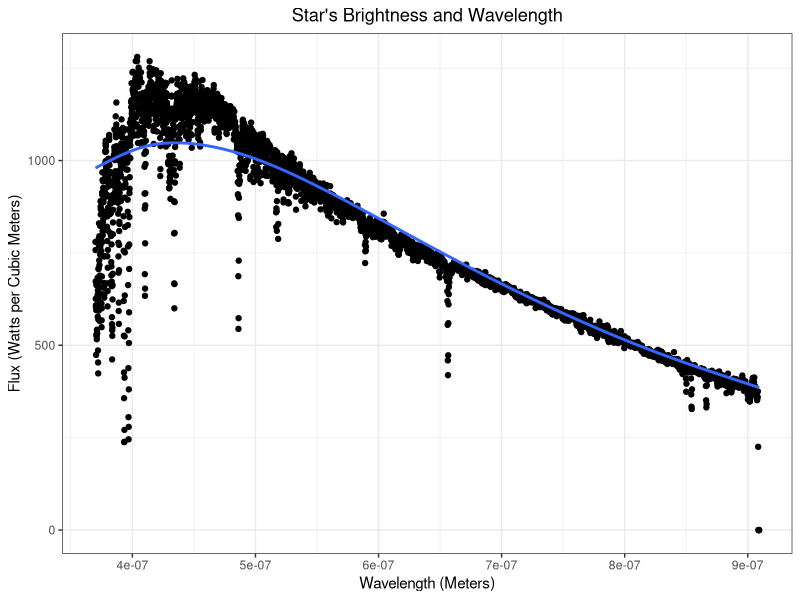
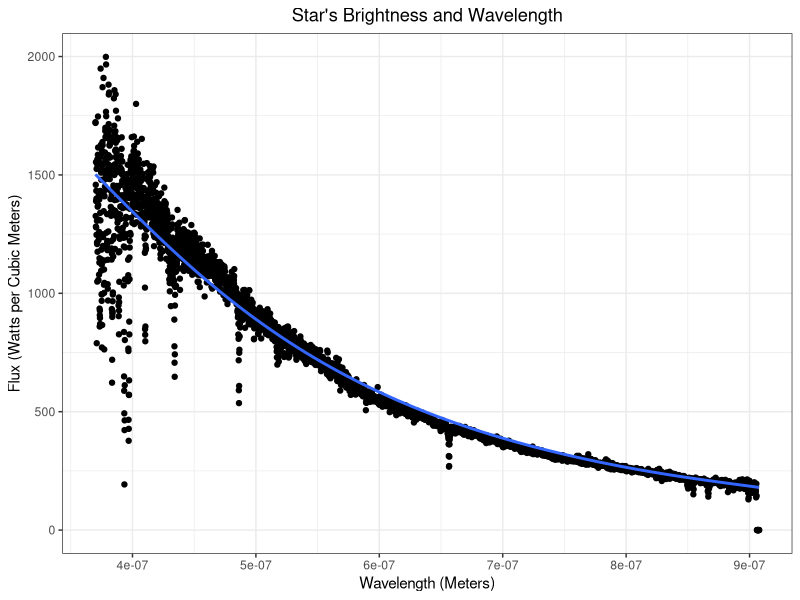
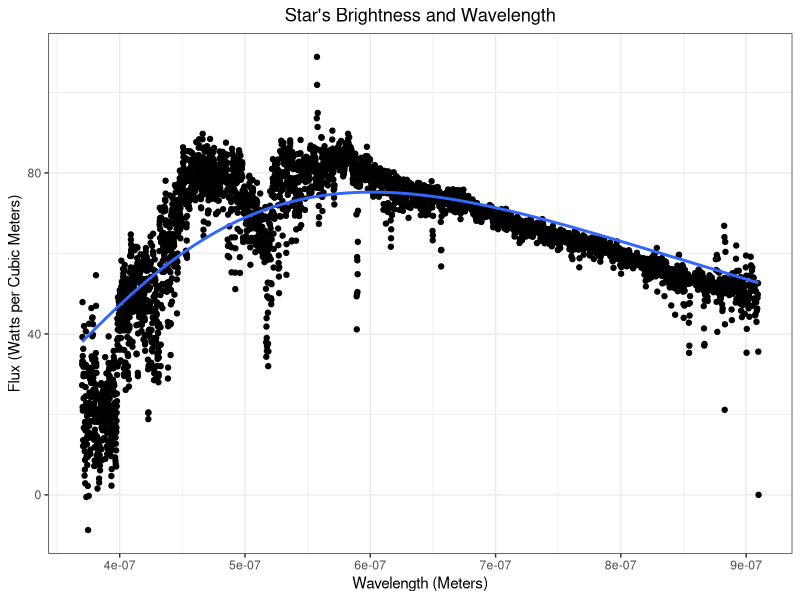
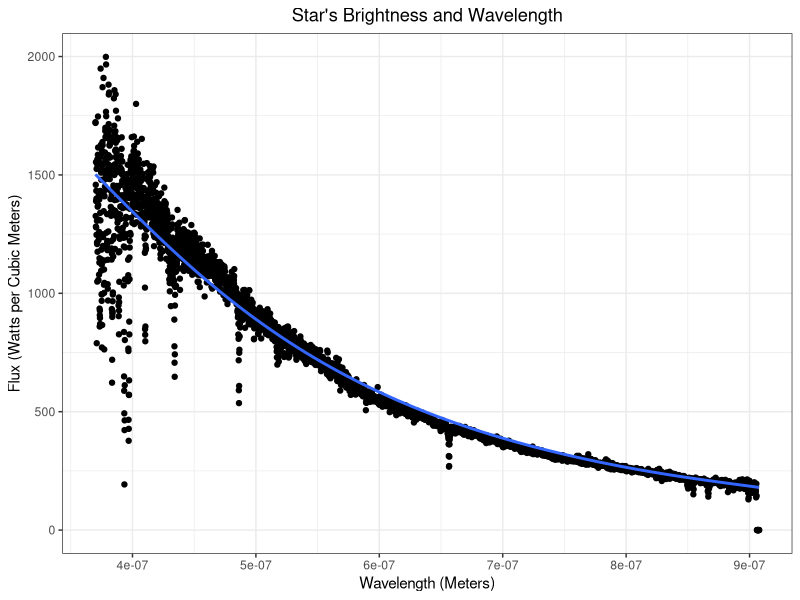

Source code (R) for these figures, in order:
## ---- chunk 1
#| echo = TRUE, results = "hide", output = FALSE, warning = FALSE

library(tidyverse)
library(ggplot2)
## ---- chunk 2
#| code-fold: true
#| output: false

star1 <- read_csv("star1.csv")
star2 <- read_csv("star2.csv")
star3 <- read_csv("star3.csv")

## ---- chunk 3
#| echo: FALSE

head(star1)

## ---- chunk 4

h <- 6.6261*10^-34
c <- 3*10^8
k <- 1.381*10^-23

A<-2*h*(c^2)

planck <- function(wavelength, em, temp){
  thing1 <- em*(A/(wavelength^5))
  thing2 <- (1/((exp(h*c/(wavelength*k*temp)))-1))
  return(thing1 * thing2)
}

#For Graph
nls1 <- nls(flux ~ planck(wavelength_nm*1E-9, em, T), data = star1, start = list(em = 1, T = 20000))
preNls1 <- predict(nls1)

#Calculating Temp
coeffs1 <- coefficients(nls(flux ~ planck(wavelength_nm*1E-9, em, T), data = star1, start = list(em = 1, T = 20000)))
plancksTemp1 <- as.numeric(coeffs1[2])
## ---- chunk 5
#| code-fold: true 

coeffs2 <- coefficients(nls(flux ~ planck(wavelength_nm*1E-9, em, T), data = star2, start = list(em = 1, T = 20000)))
coeffs3 <- coefficients(nls(flux ~ planck(wavelength_nm*1E-9, em, T), data = star3, start = list(em = 1, T = 20000)))




nls2 <- nls(flux ~ planck(wavelength_nm*1E-9, em, T), data = star2, start = list(em = 1, T = 20000))
nls3 <- nls(flux ~ planck(wavelength_nm*1E-9, em, T), data = star3, start = list(em = 1, T = 20000))


preNls2 <- predict(nls2)
preNls3 <- predict(nls3)


plancksTemp2 <- as.numeric(coeffs2[2])
plancksTemp3 <- as.numeric(coeffs3[2])
## ---- chunk 6
#| code-fold: true 
#| warning: false
#| error: false

ggplot(star1, aes(wavelength_nm*10^-9, y = flux))+
  geom_point()+
  theme_bw()+
  geom_smooth(data = star1, aes(x= wavelength_nm*10^-9, y = preNls1))+
  xlab("Wavelength (Meters)")+
  ylab("Flux (Watts per Cubic Meters)")+
  ggtitle("Star's Brightness and Wavelength")+
  theme(plot.title = element_text(hjust = 0.5))

ggplot(star2, aes(wavelength_nm*10^-9, y = flux))+
  geom_point()+
  theme_bw()+
  geom_smooth(data = star2, aes(x= wavelength_nm*10^-9, y = preNls2))+
  xlab("Wavelength (Meters)")+
  ylab("Flux (Watts per Cubic Meters)")+
  ggtitle("Star's Brightness and Wavelength")+
  theme(plot.title = element_text(hjust = 0.5))

ggplot(star3, aes(wavelength_nm*10^-9, y = flux))+
  geom_point()+
  theme_bw()+
  geom_smooth(data = star3, aes(x= wavelength_nm*10^-9, y = preNls3))+
  xlab("Wavelength (Meters)")+
  ylab("Flux (Watts per Cubic Meters)")+
  ggtitle("Star's Brightness and Wavelength")+
  theme(plot.title = element_text(hjust = 0.5))

## ---- chunk 7
#| echo: false
#| warning: false
#| error: false

ggplot(star2, aes(wavelength_nm*10^-9, y = flux))+
  geom_point()+
  theme_bw()+
  geom_smooth(data = star2, aes(x= wavelength_nm*10^-9, y = preNls2))+
  xlab("Wavelength (Meters)")+
  ylab("Flux (Watts per Cubic Meters)")+
  ggtitle("Star's Brightness and Wavelength")+
  theme(plot.title = element_text(hjust = 0.5))
## ---- chunk 8

Peak1 <- 403.9244
Peak3 <- 557.4425


wien <- function(peak){
  ((2.8977*10^-3))/(peak*10^-9)
}


wientemp1 <- wien(Peak1)
wientemp3 <- wien(Peak3)

## ---- chunk 9
#| code-fold: true 
#| warning: false
#| error: false

stringwien1 <- as.character(wientemp1)
stringwien3 <- as.character(wientemp3)
stringplanck1 <- as.character(plancksTemp1)
stringplanck2 <- as.character(plancksTemp2)
stringplanck3 <- as.character(plancksTemp3)

paste("Wien Temperature for Star 1:", stringwien1) 
paste("Planck Temperature for Star 1:", stringplanck1)

paste("Planck Temperature for Star 2:", stringplanck2)

paste("Wien Temperature for Star 3:", stringwien3)
paste("Planck Temperature for Star 3:", stringplanck3)

